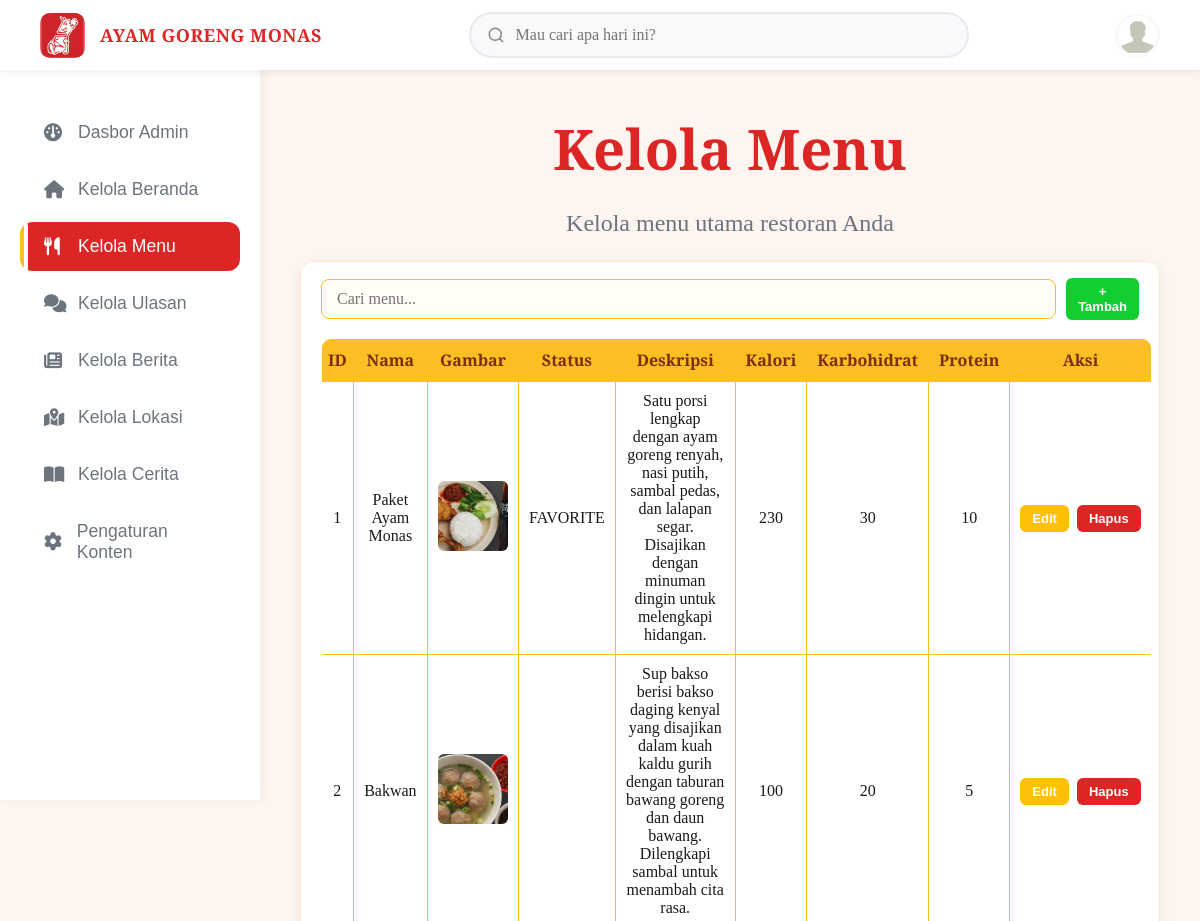
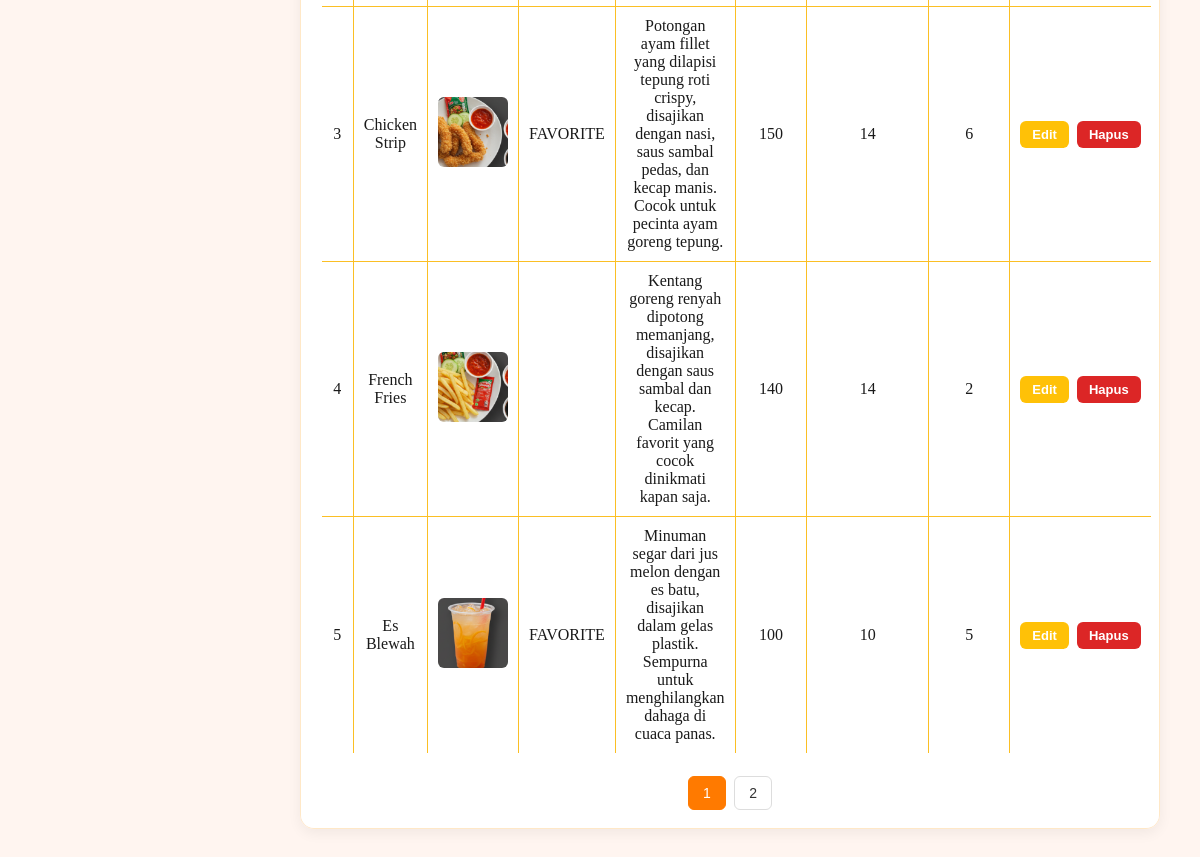
/Admin/menu/manage_menu.php, run on the app's committed database (2 pictures, top to bottom).
### tables this page shows
CREATE TABLE `menu` (
  `id` int NOT NULL,
  `nama` varchar(50) NOT NULL,
  `gambar` varchar(100) NOT NULL,
  `status` varchar(20) DEFAULT NULL,
  `deskripsi` text,
  `karbohidrat` int DEFAULT NULL,
  `kalori` int DEFAULT NULL,
  `protein` int DEFAULT NULL
);

### Admin/menu/manage_menu.php (the view, shortened to what this page needs)
<?php
$conn = mysqli_connect("localhost", "root", "", "ayamgoreng_monas");
?>
<!DOCTYPE html>
<html lang="en">
<head>
  <link rel="stylesheet" href="../style_admin/manage_menu.css" />
</head>
<body>
<?php
include "../layout/header_admin.php";
include "../layout/sidebar_admin.php";
?>
<section class="main-content">
  <div class="content-header">
    <h1>Kelola Menu</h1>
    <p>Kelola menu utama restoran Anda</p>
  </div>
  <div class="table-section">
    <div class="table-header">
      <input type="text" placeholder="Cari menu..." class="search-menu">
      <div class="table-tools">
        <a href="tambah_menu.php">
          <button class="add-btn">+ Tambah</button>
        </a>
      </div>
    </div>
    <?php
      $limit = 5;
      $page  = isset($_GET['page']) ? $_GET['page'] : 1;
      $start = ($page - 1) * $limit;
      $result = mysqli_query($conn,
        "SELECT * FROM menu ORDER BY id ASC LIMIT $start, $limit"
      );
      $total = mysqli_num_rows(mysqli_query($conn, "SELECT * FROM menu"));
      $pages = ceil($total / $limit);
    ?>
    <table border="1" cellpadding="8">
      <tr>
        <th>ID</th>
        <th>Nama</th>
        <th>Gambar</th>
        <th>Status</th>
        <th>Deskripsi</th>
        <th>Kalori</th>
        <th>Karbohidrat</th>
        <th>Protein</th>
        <th>Aksi</th>
      </tr>
      <?php
      while ($row = mysqli_fetch_assoc($result)) {
        $namaMenu = htmlspecialchars($row['nama'], ENT_QUOTES);
        echo "<tr>";
        echo "<td>{$row['id']}</td>";
        echo "<td>{$row['nama']}</td>";
        echo "<td><img class='menu-img' src='../../Source/Daftar menu/{$row['gambar']}'></td>";
        echo "<td>{$row['status']}</td>";
        echo "<td>{$row['deskripsi']}</td>";
        echo "<td>{$row['kalori']}</td>";
        echo "<td>{$row['karbohidrat']}</td>";
        echo "<td>{$row['protein']}</td>";
        echo "<td>
                <div class='action-buttons'>
                  <a href='edit_menu.php?id={$row['id']}'><button class='edit-btn'>Edit</button></a>
                  <button class='delete-btn' onclick=\"showDeleteConfirmation({$row['id']}, '{$namaMenu}', 'menu')\">Hapus</button>
                </div>
              </td>";
        echo "</tr>";
      }
      ?>
    </table>
    <div class="pagination">
      <?php for ($i = 1; $i <= $pages; $i++) { ?>
        <a
          class="page-btn <?php echo ($i == $page) ? 'active' : ''; ?>"
          href="manage_menu.php?page=<?php echo $i; ?>"
        >
          <?php echo $i; ?>
        </a>
      <?php } ?>
    </div>
  </div>
</section>
</body>
</html>

### Admin/style_admin/manage_menu.css (style rules this page uses)
* { margin: 0; padding: 0; box-sizing: border-box; font-family: "Poppins", sans-serif; }
body { background: #FFF5F0; color: #1a1a1a; }
.main-content { margin-left: 260px; margin-top: 70px; padding: 30px; min-height: calc(100vh - 70px); }
.menu-img { width: 75px; height: 75px; border-radius: 8px; object-fit: cover; }
.main-content { margin-left: 260px; margin-top: 90px; padding: 20px 40px; }
.content-header h1 { font-size: 3.5rem; font-weight: 700; color: #DC2626; margin-bottom: 24px; text-align: center; font-family: 'Slabo 27px', serif; }
.content-header p { color: #6B7280; margin-bottom: 24px; text-align: center; font-family: 'Slabo 27px', serif; font-size: 1.5rem; }
.table-section { background: #ffffff; padding: 16px 20px; border-radius: 14px; box-shadow: 0 4px 14px rgba(0,0,0,0.06); border: 1px solid #FFE8C7; margin-bottom: 24px; }
.table-header { display: flex; align-items: center; justify-content: space-between; margin-bottom: 18px; }
.table-tools { display: flex; align-items: center; gap: 12px; margin-left: 10px; }
.search-menu { padding: 10px 15px; width: 1140px; border-radius: 8px; border: 1px solid #FBBF24; background: #FFFDF5; font-family:'slabo 27px', serif; font-size: 1rem; }
.add-btn { background: #12ce31 !important; color: white; border: none; padding: 10px 16px; border-radius: 8px; font-weight: 600; cursor: pointer; }
.edit-btn { background: #FFC107 !important; }
.delete-btn { background: rgb(220, 38, 38); }
.table-section table { border: 1px solid #FBBF24; }
.table-section th, .table-section td { border-right: none; }
.action-buttons { display: inline-flex; gap: 8px; align-items: center; white-space: nowrap; }
.action-buttons a { display: inline-flex; }
.action-buttons button { padding: 8px 10px; border: none; color: #fff; border-radius: 6px; cursor: pointer; font-size: 13px; }
.action-buttons a, .action-buttons a:link, .action-buttons a:visited, .action-buttons a:hover, .action-buttons a:active { text-decoration: none !important; color: inherit !important; }
.action-buttons button { text-decoration: none; }
.table-section tr:last-child td { border-bottom: none; }
.table-section th:last-child, .table-section td:last-child { border-right: none; }
.table-section table { width: 100%; border-collapse: collapse; overflow: hidden; border-radius: 10px; }
.table-section th { background: #FBBF24; padding: 10px; text-align: left; color: #7C2D12; font-size: 1,5rem; font-family: 'Slabo 27px', serif; text-align: center; }
.table-section td { padding: 10px; background: #FFF; border-bottom: none; font-size: 1rem; font-family: 'Slabo 27px', serif; text-align: center; }
.table-section img { border-radius: 6px; width: 70px; height: 70px; object-fit: cover; }
table th:nth-child(1), table td:nth-child(1) { width: 60px; text-align: center; padding: 6px !important; }
table th:nth-child(2), table td:nth-child(2) { max-width: 200px; }
.table-section button { padding: 6px 12px; border-radius: 6px; border: none; cursor: pointer; font-size: 13px; font-weight: 600; }
.table-section button:first-child { background: #FB923C; color: white; }
.table-section button:last-child { background: #DC2626; color: white; }
.table-section { overflow-x: auto; -webkit-overflow-scrolling: touch; }
.table-section table { min-width: 720px; }

### Admin/menu/manage_menu.php (style rules this page uses)
.pagination { margin-top: 20px; text-align: center; }
.page-btn { display: inline-block; padding: 8px 14px; margin: 2px; border-radius: 6px; border: 1px solid #ddd; text-decoration: none; font-size: 14px; color: #333; transition: 0.2s; }
.page-btn.active { background: #ff7a00; color: white; border-color: #ff7a00; }

### data on the page
menu: id "1", nama "Paket Ayam Monas", gambar (picture), status "FAVORITE", deskripsi "Satu porsi lengkap dengan ayam goreng renyah, nasi putih, sambal pedas, dan lalapan segar. Disajikan dengan minuman dingin untuk melengkapi hidangan.", kalori "230", karbohidrat "30", protein "10"
menu: id "2", nama "Bakwan", gambar (picture), deskripsi "Sup bakso berisi bakso daging kenyal yang disajikan dalam kuah kaldu gurih dengan taburan bawang goreng dan daun bawang. Dilengkapi sambal untuk menambah cita rasa.", kalori "100", karbohidrat "20", protein "5"
menu: id "3", nama "Chicken Strip", gambar (picture), status "FAVORITE", deskripsi "Potongan ayam fillet yang dilapisi tepung roti crispy, disajikan dengan nasi, saus sambal pedas, dan kecap manis. Cocok untuk pecinta ayam goreng tepung.", kalori "150", karbohidrat "14", protein "6"
menu: id "4", nama "French Fries", gambar (picture), deskripsi "Kentang goreng renyah dipotong memanjang, disajikan dengan saus sambal dan kecap. Camilan favorit yang cocok dinikmati kapan saja.", kalori "140", karbohidrat "14", protein "2"
menu: id "5", nama "Es Blewah", gambar (picture), status "FAVORITE", deskripsi "Minuman segar dari jus melon dengan es batu, disajikan dalam gelas plastik. Sempurna untuk menghilangkan dahaga di cuaca panas.", kalori "100", karbohidrat "10", protein "5"
